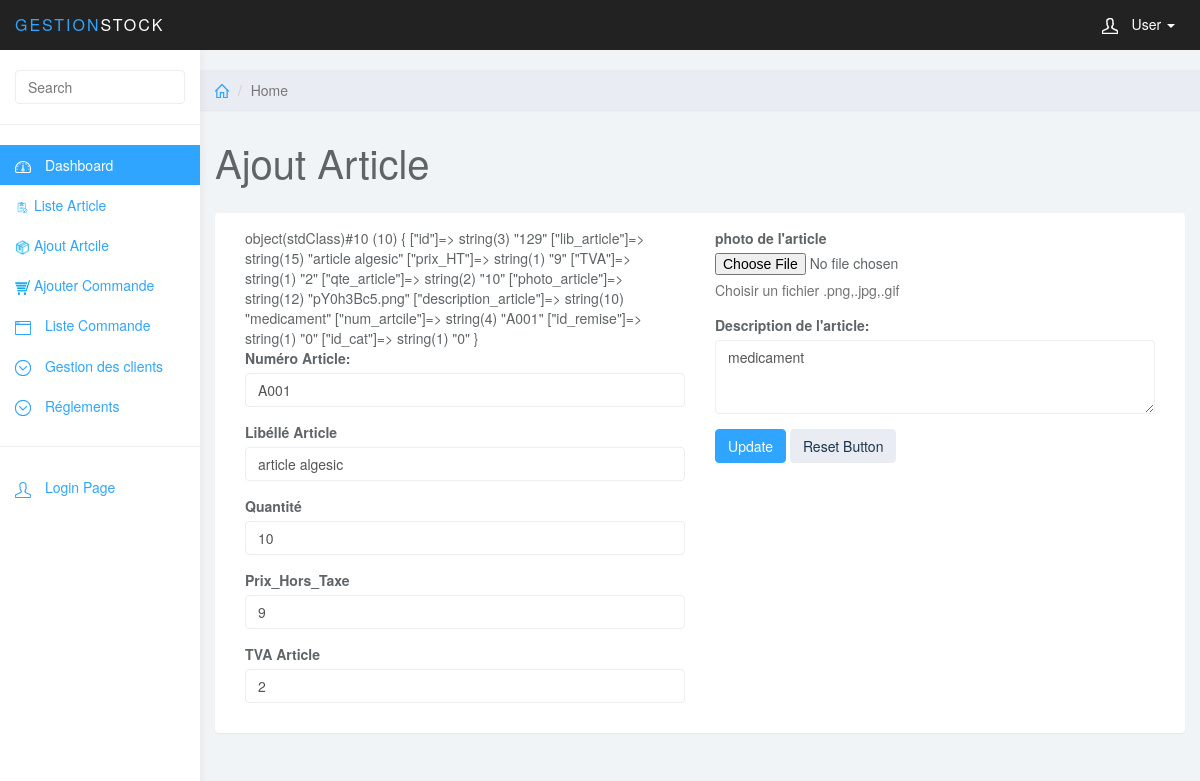
/index.controller.php?controller=article&action=showEdit&id=129, run on the app's committed database.
### tables this page shows
CREATE TABLE `article` (
  `id` int(11) NOT NULL,
  `lib_article` text NOT NULL,
  `prix_HT` float NOT NULL,
  `TVA` float NOT NULL,
  `qte_article` int(11) NOT NULL,
  `photo_article` varchar(50) NOT NULL,
  `description_article` varchar(300) NOT NULL,
  `num_artcile` varchar(10) NOT NULL,
  `id_remise` int(10) NOT NULL,
  `id_cat` int(10) NOT NULL
);

### models/article.class.php (called while the page is built, shortened)
<?php
class Article
{
public function findOne($id,$cnx)
	{
		$query = 'SELECT * FROM article where id='.$id ;
		$tab=$cnx->query($query)->fetch(PDO::FETCH_OBJ);
		return $tab;
	}
}
?>

### views/article/article_edit.php (the view, shortened to what this page needs)
<?php include('include/header.php') ?>
	<div class="col-sm-9 col-sm-offset-3 col-lg-10 col-lg-offset-2 main">
		<div class="row">
			<ol class="breadcrumb">
				<li><a href="../index/index.php"><svg class="glyph stroked home"><use xlink:href="#stroked-home"></use></svg></a></li>
				<li class="active">Home</li>
			</ol>
		</div>
		<div class="row">
			<div class="col-lg-12">
				<h1 class="page-header">Ajout Article</h1>
			</div>
		</div>
		<div class="row">
			<div class="col-lg-12">
				<div class="panel panel-default">
					<div class="panel-body">
						<div class="col-md-6">
							<?php var_dump($res) ;?>
<form role="form" action="index.controller.php?action=add&controller=article" method="post"  controller="article" enctype="multipart/form-data">
								<div class="form-group">
									<label>Numéro Article:</label>
									<input value=<?php echo $res->num_artcile;?> name="num_artcile" class="form-control" placeholder="Placeholder">
								</div>
								<div class="form-group">
									<label>Libéllé Article</label>
									<input value="<?php echo $res->lib_article; ?>" name="lib_article" class="form-control" placeholder="Placeholder">
								</div>
								<div class="form-group">
									<label>Quantité</label>
									<input value="<?php echo $res->qte_article; ?>" name="qte_article" class="form-control"  type="number" placeholder="Placeholder">
								</div>
								<div class="form-group">
									<label>Prix_Hors_Taxe</label>
									<input value="<?php echo $res->prix_HT; ?>" name="prix_HT" class="form-control"  type="number" placeholder="Placeholder">
								</div>
								<div class="form-group">
									<label>TVA Article</label>
									<input value="<?php echo $res->TVA; ?>" name="TVA" class="form-control"  type="number"placeholder="Placeholder">
								</div>
							</div>
							<div class="col-md-6">
								<div class="form-group">
									<label>photo de l'article</label>
									<input value="<?php echo $res->photo_article;?>" name="photo_article" type="file" value="C:\xampp\htdocs\gestionStock_Php\photos\Articles.<?php echo $res->photo_article; ?>">
									 <p class="help-block">Choisir un fichier .png,.jpg,.gif</p>
								</div>
							<div class="form-group">
									<label>Description de l'article: </label>
									<textarea value="" name="description_article" class="form-control" rows="3"><?php echo $res->description_article; ?></textarea>
								</div>
								<input  type="submit" class="btn btn-primary" value="Update"/>
								<button  type="reset" class="btn btn-default">Reset Button</button>
							</div>
					</div>
				</div>
			</div>
		</div>
	</div>

### css/styles.css (style rules this page uses)
body { background: #f1f4f7; padding-top: 50px; color: #5f6468; }
p { color: #777; }
a, a:hover, a:focus { color: #30a5ff; }
h1, h2, h3, h4, h5, h6 { color: #5f6468; }
h1 { font-weight: 300; font-size: 40px; }
.form-control { border: 1px solid #eee; box-shadow: none; }
.btn-default, .btn-default:hover, .btn-default:focus, .btn-default:active, .btn-default.active, .open > .dropdown-toggle.btn-default, .btn-default.disabled, .btn-default[disabled], fieldset[disabled] .btn-default, .btn-default.disabled:hover, .btn-default[disabled]:hover, fieldset[disabled] .btn-default:hover, .btn-default.disabled:focus, .btn-default[disabled]:focus, fieldset[disabled] .btn-default:focus, .btn-default.disabled:active, .btn-default[disabled]:active, fieldset[disabled] .btn-default:active, .btn-default.disabled.active, .btn-default[disabled].active, fieldset[disabled] .btn-default.active { background-color: #e9ecf2; border-color: #e9ecf2; color: #1b3548; }
.btn-primary, .btn-primary:hover, .btn-primary:focus, .btn-primary:active, .btn-primary.active, .open > .dropdown-toggle.btn-primary, .btn-primary.disabled, .btn-primary[disabled], fieldset[disabled] .btn-primary, .btn-primary.disabled:hover, .btn-primary[disabled]:hover, fieldset[disabled] .btn-primary:hover, .btn-primary.disabled:focus, .btn-primary[disabled]:focus, fieldset[disabled] .btn-primary:focus, .btn-primary.disabled:active, .btn-primary[disabled]:active, fieldset[disabled] .btn-primary:active, .btn-primary.disabled.active, .btn-primary[disabled].active, fieldset[disabled] .btn-primary.active { background-color: #30a5ff; border-color: #30a5ff; }
.panel { border: 0; }
.breadcrumb { border-radius: 0; padding: 10px 15px; background: #e9ecf2; box-shadow: 0 1px 1px rgba(0, 0, 0, .05); margin: 0 ; }
h1.page-header { margin-top: 30px; border-bottom: 0; }
.breadcrumb .glyph { height: 14px; width: 14px; margin: -2px 0 0 0; stroke-width: 4px; }

### data on the page
article: num_artcile "A001", lib_article "article algesic", qte_article "10", prix_HT "9", TVA "2", description_article "medicament"
